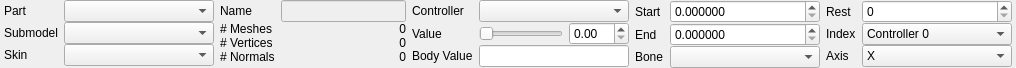
<?xml version="1.0" encoding="UTF-8"?>
<ui version="4.0">
 <class>ui::assets::studiomodel::StudioModelBodyPartsPanel</class>
 <widget class="QWidget" name="ui::assets::studiomodel::StudioModelBodyPartsPanel">
  <property name="geometry">
   <rect>
    <x>0</x>
    <y>0</y>
    <width>995</width>
    <height>64</height>
   </rect>
  </property>
  <property name="windowTitle">
   <string>Form</string>
  </property>
  <layout class="QHBoxLayout" name="horizontalLayout">
   <property name="sizeConstraint">
    <enum>QLayout::SetFixedSize</enum>
   </property>
   <property name="leftMargin">
    <number>4</number>
   </property>
   <property name="topMargin">
    <number>0</number>
   </property>
   <property name="rightMargin">
    <number>4</number>
   </property>
   <property name="bottomMargin">
    <number>0</number>
   </property>
   <item>
    <widget class="QWidget" name="BoneControllerDataWidget" native="true">
     <layout class="QGridLayout" name="gridLayout">
      <property name="sizeConstraint">
       <enum>QLayout::SetDefaultConstraint</enum>
      </property>
      <property name="leftMargin">
       <number>0</number>
      </property>
      <property name="topMargin">
       <number>0</number>
      </property>
      <property name="rightMargin">
       <number>0</number>
      </property>
      <property name="bottomMargin">
       <number>0</number>
      </property>
      <property name="verticalSpacing">
       <number>0</number>
      </property>
      <item row="1" column="0">
       <widget class="QLabel" name="label_2">
        <property name="text">
         <string>Submodel</string>
        </property>
       </widget>
      </item>
      <item row="0" column="0">
       <widget class="QLabel" name="label">
        <property name="text">
         <string>Part</string>
        </property>
       </widget>
      </item>
      <item row="1" column="1">
       <widget class="QComboBox" name="Submodels">
        <property name="sizePolicy">
         <sizepolicy hsizetype="Preferred" vsizetype="Fixed">
          <horstretch>0</horstretch>
          <verstretch>0</verstretch>
         </sizepolicy>
        </property>
        <property name="minimumSize">
         <size>
          <width>150</width>
          <height>0</height>
         </size>
        </property>
        <property name="maximumSize">
         <size>
          <width>16777215</width>
          <height>16777215</height>
         </size>
        </property>
       </widget>
      </item>
      <item row="0" column="1">
       <widget class="QComboBox" name="BodyParts">
        <property name="sizePolicy">
         <sizepolicy hsizetype="Preferred" vsizetype="Fixed">
          <horstretch>0</horstretch>
          <verstretch>0</verstretch>
         </sizepolicy>
        </property>
        <property name="minimumSize">
         <size>
          <width>150</width>
          <height>0</height>
         </size>
        </property>
        <property name="maximumSize">
         <size>
          <width>16777215</width>
          <height>16777215</height>
         </size>
        </property>
       </widget>
      </item>
      <item row="2" column="0">
       <widget class="QLabel" name="label_3">
        <property name="text">
         <string>Skin</string>
        </property>
       </widget>
      </item>
      <item row="2" column="1">
       <widget class="QComboBox" name="Skins">
        <property name="sizePolicy">
         <sizepolicy hsizetype="Preferred" vsizetype="Fixed">
          <horstretch>0</horstretch>
          <verstretch>0</verstretch>
         </sizepolicy>
        </property>
        <property name="minimumSize">
         <size>
          <width>150</width>
          <height>0</height>
         </size>
        </property>
        <property name="maximumSize">
         <size>
          <width>16777215</width>
          <height>16777215</height>
         </size>
        </property>
       </widget>
      </item>
      <item row="3" column="0" colspan="2">
       <spacer name="verticalSpacer">
        <property name="orientation">
         <enum>Qt::Vertical</enum>
        </property>
        <property name="sizeHint" stdset="0">
         <size>
          <width>20</width>
          <height>0</height>
         </size>
        </property>
       </spacer>
      </item>
     </layout>
    </widget>
   </item>
   <item>
    <layout class="QGridLayout" name="gridLayout_5">
     <property name="verticalSpacing">
      <number>0</number>
     </property>
     <item row="3" column="0">
      <widget class="QLabel" name="label_16">
       <property name="sizePolicy">
        <sizepolicy hsizetype="Fixed" vsizetype="Preferred">
         <horstretch>0</horstretch>
         <verstretch>0</verstretch>
        </sizepolicy>
       </property>
       <property name="text">
        <string># Normals</string>
       </property>
      </widget>
     </item>
     <item row="0" column="1">
      <widget class="QLineEdit" name="ModelName">
       <property name="enabled">
        <bool>false</bool>
       </property>
       <property name="sizePolicy">
        <sizepolicy hsizetype="Preferred" vsizetype="Fixed">
         <horstretch>0</horstretch>
         <verstretch>0</verstretch>
        </sizepolicy>
       </property>
       <property name="minimumSize">
        <size>
         <width>125</width>
         <height>0</height>
        </size>
       </property>
       <property name="maximumSize">
        <size>
         <width>16777215</width>
         <height>16777215</height>
        </size>
       </property>
      </widget>
     </item>
     <item row="2" column="1">
      <widget class="QLabel" name="VertexCountLabel">
       <property name="text">
        <string>0</string>
       </property>
       <property name="alignment">
        <set>Qt::AlignRight|Qt::AlignTrailing|Qt::AlignVCenter</set>
       </property>
      </widget>
     </item>
     <item row="0" column="0">
      <widget class="QLabel" name="label_13">
       <property name="sizePolicy">
        <sizepolicy hsizetype="Fixed" vsizetype="Preferred">
         <horstretch>0</horstretch>
         <verstretch>0</verstretch>
        </sizepolicy>
       </property>
       <property name="text">
        <string>Name</string>
       </property>
      </widget>
     </item>
     <item row="2" column="0">
      <widget class="QLabel" name="label_15">
       <property name="sizePolicy">
        <sizepolicy hsizetype="Fixed" vsizetype="Preferred">
         <horstretch>0</horstretch>
         <verstretch>0</verstretch>
        </sizepolicy>
       </property>
       <property name="text">
        <string># Vertices</string>
       </property>
      </widget>
     </item>
     <item row="1" column="1">
      <widget class="QLabel" name="MeshCountLabel">
       <property name="text">
        <string>0</string>
       </property>
       <property name="alignment">
        <set>Qt::AlignRight|Qt::AlignTrailing|Qt::AlignVCenter</set>
       </property>
      </widget>
     </item>
     <item row="1" column="0">
      <widget class="QLabel" name="label_14">
       <property name="sizePolicy">
        <sizepolicy hsizetype="Fixed" vsizetype="Preferred">
         <horstretch>0</horstretch>
         <verstretch>0</verstretch>
        </sizepolicy>
       </property>
       <property name="text">
        <string># Meshes</string>
       </property>
      </widget>
     </item>
     <item row="3" column="1">
      <widget class="QLabel" name="NormalCountLabel">
       <property name="text">
        <string>0</string>
       </property>
       <property name="alignment">
        <set>Qt::AlignRight|Qt::AlignTrailing|Qt::AlignVCenter</set>
       </property>
      </widget>
     </item>
     <item row="4" column="0" colspan="2">
      <spacer name="verticalSpacer_2">
       <property name="orientation">
        <enum>Qt::Vertical</enum>
       </property>
       <property name="sizeHint" stdset="0">
        <size>
         <width>20</width>
         <height>0</height>
        </size>
       </property>
      </spacer>
     </item>
    </layout>
   </item>
   <item>
    <layout class="QGridLayout" name="gridLayout_6">
     <property name="leftMargin">
      <number>0</number>
     </property>
     <property name="verticalSpacing">
      <number>0</number>
     </property>
     <item row="1" column="0">
      <widget class="QLabel" name="label_5">
       <property name="sizePolicy">
        <sizepolicy hsizetype="Fixed" vsizetype="Preferred">
         <horstretch>0</horstretch>
         <verstretch>0</verstretch>
        </sizepolicy>
       </property>
       <property name="text">
        <string>Value</string>
       </property>
      </widget>
     </item>
     <item row="2" column="0">
      <widget class="QLabel" name="label_6">
       <property name="sizePolicy">
        <sizepolicy hsizetype="Fixed" vsizetype="Preferred">
         <horstretch>0</horstretch>
         <verstretch>0</verstretch>
        </sizepolicy>
       </property>
       <property name="text">
        <string>Body Value</string>
       </property>
      </widget>
     </item>
     <item row="2" column="1" colspan="2">
      <widget class="QLineEdit" name="BodyValue">
       <property name="sizePolicy">
        <sizepolicy hsizetype="Preferred" vsizetype="Fixed">
         <horstretch>0</horstretch>
         <verstretch>0</verstretch>
        </sizepolicy>
       </property>
       <property name="minimumSize">
        <size>
         <width>0</width>
         <height>0</height>
        </size>
       </property>
       <property name="maximumSize">
        <size>
         <width>16777215</width>
         <height>16777215</height>
        </size>
       </property>
       <property name="alignment">
        <set>Qt::AlignRight|Qt::AlignTrailing|Qt::AlignVCenter</set>
       </property>
       <property name="readOnly">
        <bool>true</bool>
       </property>
      </widget>
     </item>
     <item row="0" column="0">
      <widget class="QLabel" name="label_4">
       <property name="sizePolicy">
        <sizepolicy hsizetype="Fixed" vsizetype="Preferred">
         <horstretch>0</horstretch>
         <verstretch>0</verstretch>
        </sizepolicy>
       </property>
       <property name="text">
        <string>Controller</string>
       </property>
      </widget>
     </item>
     <item row="1" column="2">
      <widget class="QDoubleSpinBox" name="BoneControllerValueSpinner">
       <property name="sizePolicy">
        <sizepolicy hsizetype="Fixed" vsizetype="Fixed">
         <horstretch>0</horstretch>
         <verstretch>0</verstretch>
        </sizepolicy>
       </property>
       <property name="minimumSize">
        <size>
         <width>60</width>
         <height>0</height>
        </size>
       </property>
       <property name="maximumSize">
        <size>
         <width>60</width>
         <height>16777215</height>
        </size>
       </property>
       <property name="maximum">
        <double>360.000000000000000</double>
       </property>
       <property name="value">
        <double>0.000000000000000</double>
       </property>
      </widget>
     </item>
     <item row="1" column="1">
      <widget class="QSlider" name="BoneControllerValueSlider">
       <property name="sizePolicy">
        <sizepolicy hsizetype="Preferred" vsizetype="Fixed">
         <horstretch>0</horstretch>
         <verstretch>0</verstretch>
        </sizepolicy>
       </property>
       <property name="minimumSize">
        <size>
         <width>0</width>
         <height>0</height>
        </size>
       </property>
       <property name="maximumSize">
        <size>
         <width>16777215</width>
         <height>16777215</height>
        </size>
       </property>
       <property name="orientation">
        <enum>Qt::Horizontal</enum>
       </property>
      </widget>
     </item>
     <item row="0" column="1" colspan="2">
      <widget class="QComboBox" name="BoneControllers">
       <property name="sizePolicy">
        <sizepolicy hsizetype="Preferred" vsizetype="Fixed">
         <horstretch>0</horstretch>
         <verstretch>0</verstretch>
        </sizepolicy>
       </property>
       <property name="minimumSize">
        <size>
         <width>150</width>
         <height>0</height>
        </size>
       </property>
       <property name="maximumSize">
        <size>
         <width>16777215</width>
         <height>16777215</height>
        </size>
       </property>
      </widget>
     </item>
     <item row="3" column="0" colspan="3">
      <spacer name="verticalSpacer_3">
       <property name="orientation">
        <enum>Qt::Vertical</enum>
       </property>
       <property name="sizeHint" stdset="0">
        <size>
         <width>20</width>
         <height>0</height>
        </size>
       </property>
      </spacer>
     </item>
    </layout>
   </item>
   <item>
    <layout class="QGridLayout" name="gridLayout_7">
     <property name="leftMargin">
      <number>0</number>
     </property>
     <property name="verticalSpacing">
      <number>0</number>
     </property>
     <item row="0" column="0">
      <widget class="QLabel" name="label_8">
       <property name="sizePolicy">
        <sizepolicy hsizetype="Fixed" vsizetype="Preferred">
         <horstretch>0</horstretch>
         <verstretch>0</verstretch>
        </sizepolicy>
       </property>
       <property name="text">
        <string>Start</string>
       </property>
      </widget>
     </item>
     <item row="2" column="0">
      <widget class="QLabel" name="label_7">
       <property name="text">
        <string>Bone</string>
       </property>
      </widget>
     </item>
     <item row="1" column="0">
      <widget class="QLabel" name="label_9">
       <property name="sizePolicy">
        <sizepolicy hsizetype="Fixed" vsizetype="Preferred">
         <horstretch>0</horstretch>
         <verstretch>0</verstretch>
        </sizepolicy>
       </property>
       <property name="text">
        <string>End</string>
       </property>
      </widget>
     </item>
     <item row="2" column="1">
      <widget class="QComboBox" name="BoneControllerBone">
       <property name="sizePolicy">
        <sizepolicy hsizetype="Preferred" vsizetype="Fixed">
         <horstretch>0</horstretch>
         <verstretch>0</verstretch>
        </sizepolicy>
       </property>
       <property name="minimumSize">
        <size>
         <width>150</width>
         <height>0</height>
        </size>
       </property>
       <property name="maximumSize">
        <size>
         <width>16777215</width>
         <height>16777215</height>
        </size>
       </property>
      </widget>
     </item>
     <item row="0" column="1">
      <widget class="QDoubleSpinBox" name="BoneControllerStart">
       <property name="sizePolicy">
        <sizepolicy hsizetype="Preferred" vsizetype="Fixed">
         <horstretch>0</horstretch>
         <verstretch>0</verstretch>
        </sizepolicy>
       </property>
       <property name="minimumSize">
        <size>
         <width>150</width>
         <height>0</height>
        </size>
       </property>
       <property name="maximumSize">
        <size>
         <width>16777215</width>
         <height>16777215</height>
        </size>
       </property>
       <property name="decimals">
        <number>6</number>
       </property>
      </widget>
     </item>
     <item row="1" column="1">
      <widget class="QDoubleSpinBox" name="BoneControllerEnd">
       <property name="sizePolicy">
        <sizepolicy hsizetype="Preferred" vsizetype="Fixed">
         <horstretch>0</horstretch>
         <verstretch>0</verstretch>
        </sizepolicy>
       </property>
       <property name="minimumSize">
        <size>
         <width>150</width>
         <height>0</height>
        </size>
       </property>
       <property name="maximumSize">
        <size>
         <width>16777215</width>
         <height>16777215</height>
        </size>
       </property>
       <property name="decimals">
        <number>6</number>
       </property>
      </widget>
     </item>
     <item row="3" column="0" colspan="2">
      <spacer name="verticalSpacer_4">
       <property name="orientation">
        <enum>Qt::Vertical</enum>
       </property>
       <property name="sizeHint" stdset="0">
        <size>
         <width>20</width>
         <height>0</height>
        </size>
       </property>
      </spacer>
     </item>
    </layout>
   </item>
   <item>
    <layout class="QGridLayout" name="gridLayout_8">
     <property name="leftMargin">
      <number>0</number>
     </property>
     <property name="verticalSpacing">
      <number>0</number>
     </property>
     <item row="2" column="0">
      <widget class="QLabel" name="label_12">
       <property name="text">
        <string>Axis</string>
       </property>
      </widget>
     </item>
     <item row="1" column="1">
      <widget class="QComboBox" name="BoneControllerIndex">
       <property name="sizePolicy">
        <sizepolicy hsizetype="Preferred" vsizetype="Fixed">
         <horstretch>0</horstretch>
         <verstretch>0</verstretch>
        </sizepolicy>
       </property>
       <property name="minimumSize">
        <size>
         <width>150</width>
         <height>0</height>
        </size>
       </property>
       <property name="maximumSize">
        <size>
         <width>16777215</width>
         <height>16777215</height>
        </size>
       </property>
       <item>
        <property name="text">
         <string>Controller 0</string>
        </property>
       </item>
       <item>
        <property name="text">
         <string>Controller 1</string>
        </property>
       </item>
       <item>
        <property name="text">
         <string>Controller 2</string>
        </property>
       </item>
       <item>
        <property name="text">
         <string>Controller 3</string>
        </property>
       </item>
       <item>
        <property name="text">
         <string>Mouth 0</string>
        </property>
       </item>
       <item>
        <property name="text">
         <string>Mouth 1</string>
        </property>
       </item>
       <item>
        <property name="text">
         <string>Mouth 2</string>
        </property>
       </item>
       <item>
        <property name="text">
         <string>Mouth 3</string>
        </property>
       </item>
      </widget>
     </item>
     <item row="0" column="0">
      <widget class="QLabel" name="label_10">
       <property name="sizePolicy">
        <sizepolicy hsizetype="Fixed" vsizetype="Preferred">
         <horstretch>0</horstretch>
         <verstretch>0</verstretch>
        </sizepolicy>
       </property>
       <property name="text">
        <string>Rest</string>
       </property>
      </widget>
     </item>
     <item row="1" column="0">
      <widget class="QLabel" name="label_11">
       <property name="sizePolicy">
        <sizepolicy hsizetype="Fixed" vsizetype="Preferred">
         <horstretch>0</horstretch>
         <verstretch>0</verstretch>
        </sizepolicy>
       </property>
       <property name="text">
        <string>Index</string>
       </property>
      </widget>
     </item>
     <item row="0" column="1">
      <widget class="QSpinBox" name="BoneControllerRest">
       <property name="sizePolicy">
        <sizepolicy hsizetype="Preferred" vsizetype="Fixed">
         <horstretch>0</horstretch>
         <verstretch>0</verstretch>
        </sizepolicy>
       </property>
       <property name="minimumSize">
        <size>
         <width>150</width>
         <height>0</height>
        </size>
       </property>
       <property name="maximumSize">
        <size>
         <width>16777215</width>
         <height>16777215</height>
        </size>
       </property>
      </widget>
     </item>
     <item row="2" column="1">
      <widget class="QComboBox" name="BoneControllerBoneAxis">
       <property name="sizePolicy">
        <sizepolicy hsizetype="Preferred" vsizetype="Fixed">
         <horstretch>0</horstretch>
         <verstretch>0</verstretch>
        </sizepolicy>
       </property>
       <property name="minimumSize">
        <size>
         <width>150</width>
         <height>0</height>
        </size>
       </property>
       <property name="maximumSize">
        <size>
         <width>16777215</width>
         <height>16777215</height>
        </size>
       </property>
       <item>
        <property name="text">
         <string>X</string>
        </property>
       </item>
       <item>
        <property name="text">
         <string>Y</string>
        </property>
       </item>
       <item>
        <property name="text">
         <string>Z</string>
        </property>
       </item>
       <item>
        <property name="text">
         <string>XR</string>
        </property>
       </item>
       <item>
        <property name="text">
         <string>XY</string>
        </property>
       </item>
       <item>
        <property name="text">
         <string>XZ</string>
        </property>
       </item>
      </widget>
     </item>
     <item row="3" column="0" colspan="2">
      <spacer name="verticalSpacer_5">
       <property name="orientation">
        <enum>Qt::Vertical</enum>
       </property>
       <property name="sizeHint" stdset="0">
        <size>
         <width>20</width>
         <height>0</height>
        </size>
       </property>
      </spacer>
     </item>
    </layout>
   </item>
  </layout>
 </widget>
 <resources/>
 <connections/>
</ui>
